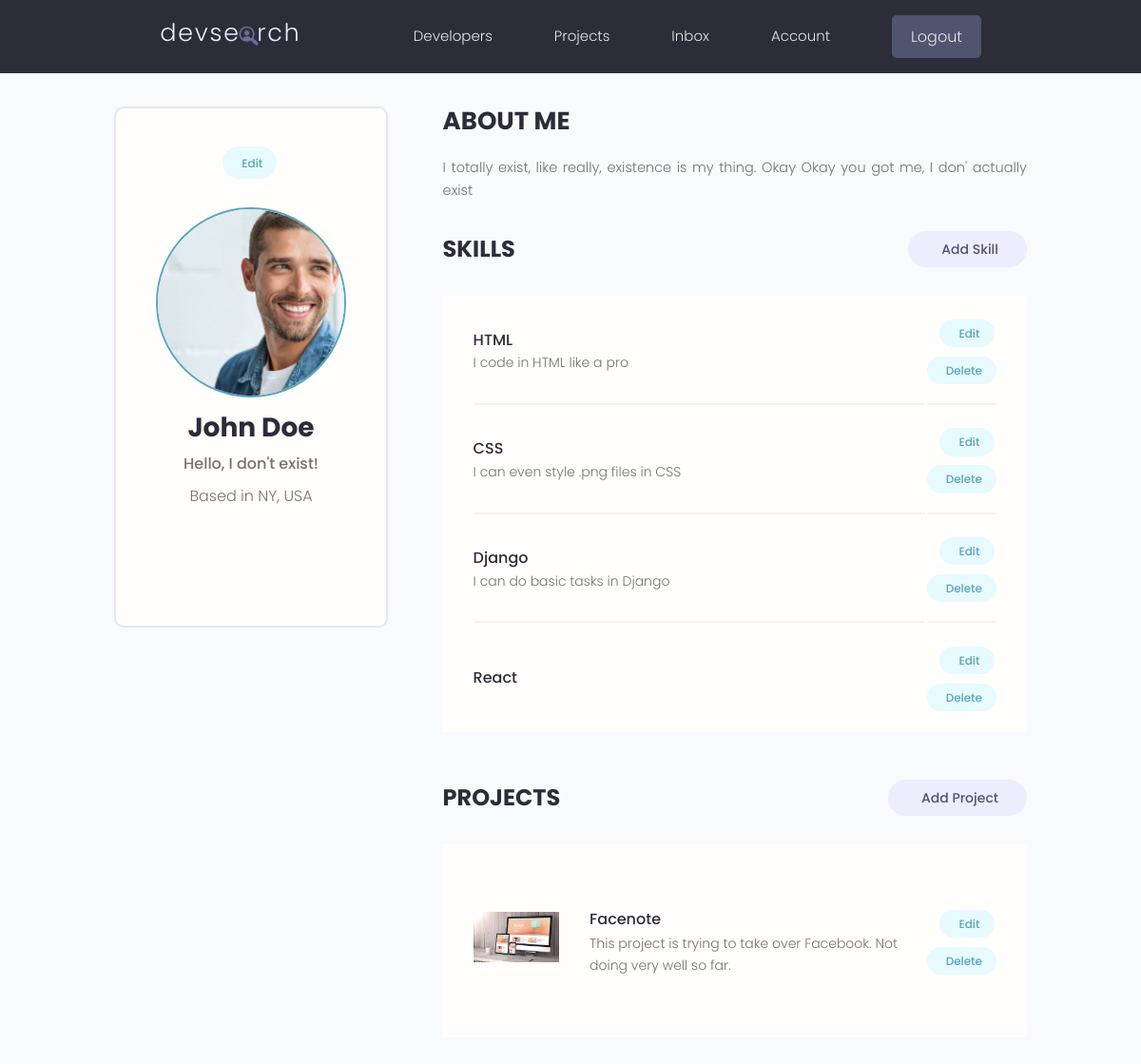
/account/ (signed in), run on the app's committed database.
### users/models.py (models this page shows, shortened)
class Profile(models.Model):
    user = models.OneToOneField(User, on_delete=models.CASCADE, null=True, blank=True)
    name = models.CharField(max_length = 200, blank=True, null=True)
    email = models.EmailField(max_length=500, blank=True, null=True)
    username = models.CharField(max_length = 200, blank=True, null=True)
    location = models.CharField(max_length = 200, blank=True, null=True)
    short_intro = models.CharField(max_length = 200, blank=True, null=True)
    bio = models.TextField(blank = True, null = True)
    profile_image = models.ImageField(null = True, blank = True, upload_to = 'profiles/', default =  'profiles/user-default.png')
    social_github = models.CharField(max_length = 200, blank=True, null=True)
    social_twitter = models.CharField(max_length = 200, blank=True, null=True)
    social_linkedin = models.CharField(max_length = 200, blank=True, null=True)
    social_youtube = models.CharField(max_length = 200, blank=True, null=True)
    social_website = models.CharField(max_length = 200, blank=True, null=True)
    created = models.DateTimeField(auto_now_add=True)
    id = models.UUIDField(default = uuid.uuid4, unique=True, primary_key = True, editable=False)
    @property
    def imageURL(self):
        try:
            url = self.profile_image.url
        except:
            url = ''
        return url

class Skill(models.Model):
    owner = models.ForeignKey(Profile, on_delete = models.CASCADE, null=True, blank=True)
    name = models.CharField(max_length = 200, blank=True, null=True)
    description = models.TextField(null=True, blank=True)
    created = models.DateTimeField(auto_now_add=True)
    id = models.UUIDField(default = uuid.uuid4, unique=True, primary_key = True, editable=False)

### projects/models.py (models this page shows, shortened)
class Project(models.Model):
    owner = models.ForeignKey(Profile, null=True, blank=True, on_delete=models.CASCADE)
    title = models.CharField(max_length=200)
    description = models.TextField(null=True, blank=True)
    featured_image = models.ImageField(null = True, blank = True, default ="default.jpg")
    demo_link = models.CharField(max_length=2000, null=True, blank=True)
    source_link = models.CharField(max_length=2000, null=True, blank=True)
    tags = models.ManyToManyField('Tag', blank="True")
    vote_total = models.IntegerField(default = 0, null=True, blank=True)
    vote_ratio = models.IntegerField(default = 0, null=True, blank=True)
    created = models.DateTimeField(auto_now_add=True)
    id = models.UUIDField(default = uuid.uuid4, unique=True, primary_key = True, editable=False)
    class Meta:
        ordering = ['-vote_ratio', '-vote_total', 'title']
    @property
    def imageURL(self):
        try:
            url = self.featured_image.url
        except:
            url = ''
        return url

### users/views.py (the view)
# urls.py: path('account/', views.userAccount, name='account'),
@login_required(login_url='login')
def userAccount(request):
    profile = request.user.profile
    skills = profile.skill_set.all()
    projects = profile.project_set.all()
    context = {'profile':profile, 'skills': skills, 'projects' : projects}
    return render(request, 'users/account.html', context)

### users/templates/users/account.html (shortened to what this page needs)
{% extends 'main.html' %}
{% load static %}
{% block content %}
<main class="settingsPage profile my-md">
    <div class="container">
      <div class="layout">
        <div class="column column--1of3">
          <div class="card text-center">
            <div class="card__body dev">
              <a class="tag tag--pill tag--main settings__btn" href="{% url 'edit-account' %}"> Edit</a>
              <img class="avatar avatar--xl dev__avatar" src="{{ profile.imageURL }}" />
              <h2 class="dev__name">{{ profile.name }}</h2>
              <p class="dev__title">{{profile.short_intro}}</p>
              <p class="dev__location">Based in {{profile.location}}</p>
              <ul class="dev__social">
            </ul>
            </div>
          </div>
        </div>
        <div class="column column--2of3">
          <div class="devInfo">
            <h3 class="devInfo__title">About Me</h3>
            <p class="devInfo__about">
              {{ profile.bio }}
            </p>
          </div>
          <div class="settings">
            <h3 class="settings__title">Skills</h3>
            <a class="tag tag--pill tag--sub settings__btn tag--lg" href="{% url 'create-skill' %}"> Add Skill</a>
          </div>
          <table class="settings__table">
            {% for skill in skills %}
            <tr>
              <td class="settings__tableInfo">
                <h4>{{skill.name}}</h4>
                <p>
                  {{skill.description}}
                </p>
              </td>
              <td class="settings__tableActions">
                <a class="tag tag--pill tag--main settings__btn" href="{% url 'update-skill' skill.id %}"> Edit</a>
                <a class="tag tag--pill tag--main settings__btn" href="{% url 'delete-skill' skill.id %}?next=/account">
                  Delete</a>
              </td>
            </tr>
            {% endfor %}
          </table>
          <div class="settings">
            <h3 class="settings__title">Projects</h3>
            <a class="tag tag--pill tag--sub settings__btn tag--lg" href="{% url 'create-project' %}"> Add Project</a>
          </div>
          <table class="settings__table">
            {% for project in projects %}
            <tr>
              <td class="settings__thumbnail">
                <a href="{% url 'project' project.id %}"><img src="{{ project.imageURL }}" alt="Project Thumbnail" /></a>
              </td>
              <td class="settings__tableInfo">
                <a href="{% url 'project' project.id %}">{{project.title}}</a>
                <p>
                  {{project.description|slice:"150"}}
                </p>
              </td>
              <td class="settings__tableActions">
                <a class="tag tag--pill tag--main settings__btn" href="{% url 'update-project' project.id %}"> Edit</a>
                <a class="tag tag--pill tag--main settings__btn" href="{% url 'delete-project' project.id %}?next=/account">
                  Delete</a>
              </td>
            </tr>
            {% endfor %}
          </table>
        </div>
      </div>
    </div>
  </main>
  {% endblock %}

### static/styles/app.css (style rules this page uses)
:root { --color-sub: #2d2d39; }
.card { border: 2px solid var(--color-light); }
img { width: 100%; }
.profile .card > .dev { padding: 4rem; }
.dev__avatar { display: block; margin: auto; }
.dev__name { color: var(--color-sub); font-size: 2.8rem; font-weight: 700; margin-top: 1rem; margin-bottom: 0.5rem; }
.dev__title { font-size: 1.6rem; font-weight: 500; line-height: 1.3; }
.dev__location { margin-top: 1rem; }
.dev__social { margin: 3rem 0; list-style: none; display: flex; justify-content: center; gap: 1.5rem; }
.devInfo { margin-bottom: 3rem; }
.devInfo__title, .devInfo__subtitle { font-size: 2.6rem; color: var(--color-sub); text-transform: uppercase; font-weight: 700; margin-bottom: 1.5rem; }
.devInfo__about, .devSkill__info { font-size: 1.45rem; line-height: 1.7; text-align: justify; }
.settingsPage .dev > .settings__btn { display: inline-block; margin-bottom: 3rem; }
.settings { display: flex; justify-content: space-between; align-items: center; }
.settings__title { font-size: 2.4rem; text-transform: uppercase; font-weight: 700; color: var(--color-sub); }
.settings__table { margin-top: 3rem; margin-bottom: 5rem; padding: 0 3rem; background: var(--color-white); }
.settings__table tr { width: 100%; }
.settings__table tr > td { padding: 2rem 0; }
.settings__table tr:not(:last-child) td { border-bottom: 2px solid var(--color-white-light); }
.settings__thumbnail { width: 23%; min-width: 10rem; }
.settings__thumbnail img { padding-right: 3rem; height: 15rem; object-fit: contain; }
.settings__tableInfo { width: 100%; }
.settings__tableInfo h4, .settings__tableInfo a { padding-right: 1rem; width: auto; font-size: 1.6rem; font-weight: 500; color: var(--color-sub); }
.settings__tableInfo p { font-size: 1.4rem; }
.settings__tableActions { text-align: right; }

### static/uikit/styles/modules/_variables.css (style rules this page uses)
:root { --color-main: #5aa5b9; --color-main-light: #e6faff; --color-sub: #3f4156; --color-sub-light: #51546e; --color-sub-lighter: #ededfd; --color-text: #737373; --color-gray: #8b8b8b; --color-light: #e5e7eb; --color-light-gray: #767676; --color-bg: #f8fafd; --color-white: #fffefd; --color-white-light: #f3f3f3; --color-success: #359e64; --color-success-bg: #def8e8; --color-error: #fc4b0b; --color-error-bg: #fff2ee; --font-base: 'Poppins', arial, helvetica, 'Segoe UI', roboto, ubuntu, sans-serif; --font-monospace: 'Fira Code', 'Courier New', courier, monospace; --font-regular: 300; --font-medium: 500; --font-bold: 700; --generic-shadow: 1px 1px 5px #00000010; --generic-transition: all 0.3s ease-in-out; }

### static/uikit/styles/modules/_base.css (style rules this page uses)
* { margin: 0; padding: 0; box-sizing: border-box; text-rendering: optimizeLegibility; color: inherit; font-size: inherit; }
html { font-size: 50%; }
@media only screen and (min-width: 480px) { html { font-size: 56.25%; } }
@media only screen and (min-width: 1200px) { html { font-size: 62.5%; } }
body { line-height: 1.6; font-weight: 400; font-size: 1.5rem; color: var(--color-text); background-color: var(--color-bg); min-height: 100vh; }

### static/uikit/styles/modules/_typography.css (style rules this page uses)
* { font-family: var(--font-base); }
h2 { font-size: 3.6rem; font-weight: var(--font-bold); }
h3 { font-size: 3.2rem; font-weight: var(--font-medium); }
h4 { font-size: 2.8rem; font-weight: var(--font-medium); }
p, span, strong { font-size: 1.6rem; color: var(--color-text); font-weight: var(--font-regular); }
a { padding-bottom: 2px; text-decoration: none; display: inline-block; color: var(--color-main); font-weight: var(--font-medium); }

### static/uikit/styles/modules/_utilities.css (style rules this page uses)
.container { width: 92%; max-width: 165rem; margin: 0 auto; box-sizing: border-box; }
@media screen and (min-width: 1000px) { .container { width: 90%; } }
@media screen and (min-width: 1200px) { .container { width: 80%; } }
.text-center { text-align: center; }
.my-md { margin: 3rem auto; }

### static/uikit/styles/modules/_avatar.css (style rules this page uses)
.avatar { border-radius: 50%; border: 2px solid var(--color-main); object-fit: cover; }
.avatar--xl { height: 20rem; width: 20rem; }

### static/uikit/styles/modules/_card.css (style rules this page uses)
.card { border-radius: 1rem; background-color: var(--color-white); border: 1.5px solid var(--color-light); width: auto; height: auto; margin-top: 0.5rem; margin-bottom: 0.5rem; overflow: hidden; }
.card__body, .card__header { padding: 2rem 2.5rem; }

### static/uikit/styles/modules/_layout.css (style rules this page uses)
.layout { display: flex; flex-flow: row wrap; justify-content: space-between; }
.layout > .column { margin-bottom: 3rem; }
.layout > .column.column--1of3 { flex-basis: 30%; }
.layout > .column.column--2of3 { flex-basis: 64%; }

### data on the page
Profile: imageURL (picture), name "John Doe", short_intro "Hello, I don't exist!", location "NY, USA", bio "I totally exist, like really, existence is my thing. Okay Okay you got me, I don' actually exist"
Skill: name "HTML", description "I code in HTML like a pro"
Skill: name "CSS", description "I can even style .png files in CSS"
Skill: name "Django", description "I can do basic tasks in Django"
Skill: name "React"
Project: imageURL (picture), title "Facenote", description "This project is trying to take over Facebook. Not doing very well so far."
